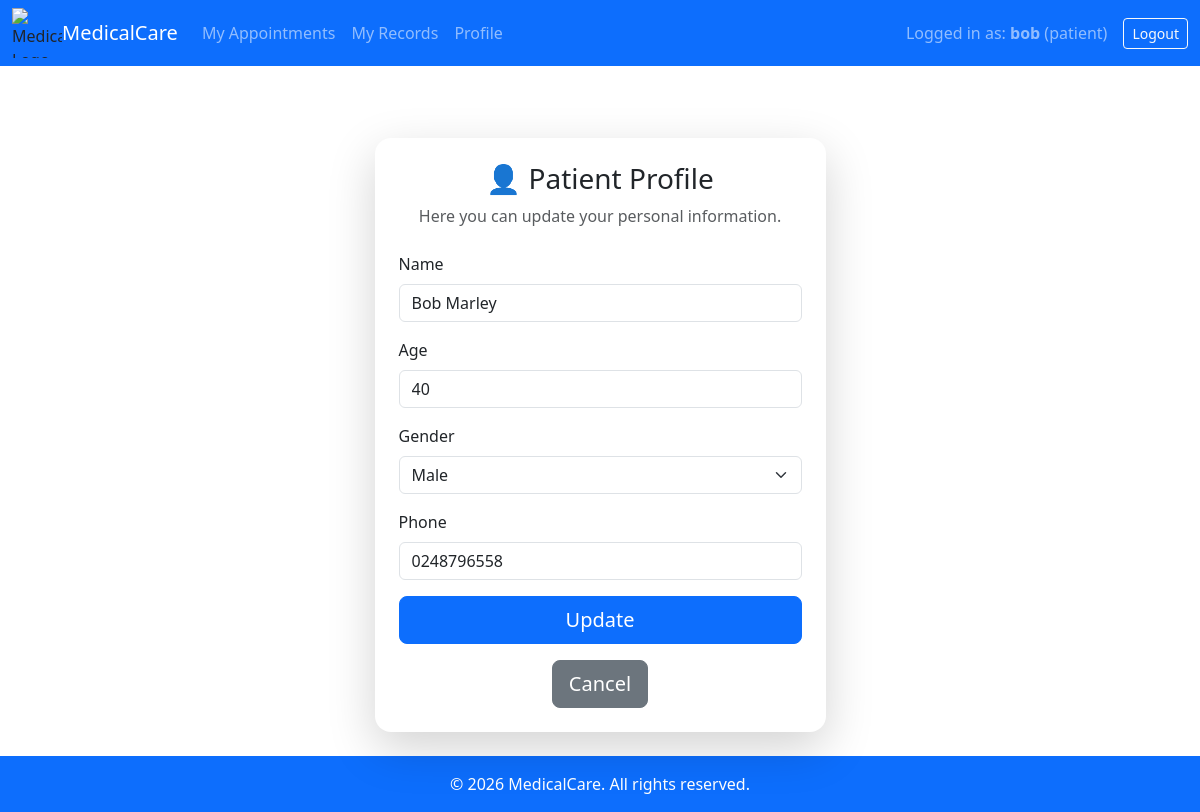
/patient/index (signed in), run on the app's committed database.
### models.py (models this page shows)
class Patient(db.Model):
    id = db.Column(db.Integer, primary_key=True)
    user_id = db.Column(db.Integer, db.ForeignKey("user.id"), nullable=False)
    name = db.Column(db.String(100), nullable=False)
    age = db.Column(db.Integer, nullable=False)
    gender = db.Column(db.String(10), nullable=False)
    phone = db.Column(db.String(20), nullable=True)
    appointments = db.relationship("Appointment", backref="patient", lazy=True)

### app.py (the view, shortened to what this page needs)
@app.route("/patient/index", methods=["GET", "POST"])
@role_required("patient")
def patient_index():
    patient = get_user("patient")
    return render_template("patient_profile.html", patient=patient)

### app.py (called while the page is built)
@app.context_processor
def inject_now():
    return {'current_year': datetime.now().year}

def role_required(role):
    def decorator(f):
        @wraps(f)
        def wrapper(*args, **kwargs):
            if "role" not in session or session["role"] != role:
                abort(403)
            return f(*args, **kwargs)
        return wrapper
    return decorator

def get_user(role):
    if role == "doctor":
        return Doctor.query.filter_by(user_id=session["user_id"]).first()
    elif role == "patient":
        return Patient.query.filter_by(user_id=session["user_id"]).first()
    return None

### templates/patient_profile.html (shortened to what this page needs)
{% extends "base.html" %}
{% block content %}
<div class="row justify-content-center mt-5">
    <div class="col-md-6 col-lg-5">
        <div class="card shadow-lg border-0 rounded-4">
            <div class="card-body p-4">
                <h3 class="text-center mb-2">
                    👤 Patient Profile
                </h3>
                <p class="text-center mb-4 text-muted">
                    Here you can update your personal information.
                </p>
                <form method="POST">
                    <div class="mb-3">
                        <label class="form-label">Name</label>
                        <input type="text" name="name" class="form-control" value="{{ patient.name }}" required>
                    </div>
                    <div class="mb-3">
                        <label class="form-label">Age</label>
                        <input type="number" name="age" class="form-control" value="{{ patient.age }}" required>
                    </div>
                    <div class="mb-3">
                        <label class="form-label">Gender</label>
                        <select name="gender" class="form-select" required>
                            <option value="Male" {% if patient.gender == "Male" %}selected{% endif %}>Male</option>
                        </select>
                    </div>
                    <div class="mb-3">
                        <label class="form-label">Phone</label>
                        <input type="text" name="phone" class="form-control" value="{{ patient.phone }}" required>
                    </div>
                    <div class="d-grid">
                        <button type="submit" class="btn btn-primary btn-lg">Update</button>
                    </div>
                </form>
                <div class="text-center mt-3">
                    <a href="{{ url_for('patient_appointments') }}" class="btn btn-secondary btn-lg">Cancel</a>
                </div>
            </div>
        </div>
    </div>
</div>
{% endblock %}

### static/css/style.css (style rules this page uses)
html, body { height: 100%; margin: 0; display: flex; flex-direction: column; }

### data on the page
Patient: name "Bob Marley", age "40", gender "Male", phone "0248796558"

### other printed values
{{ session.get('username') }} "bob"
{{ session.get('role') }} "patient"
